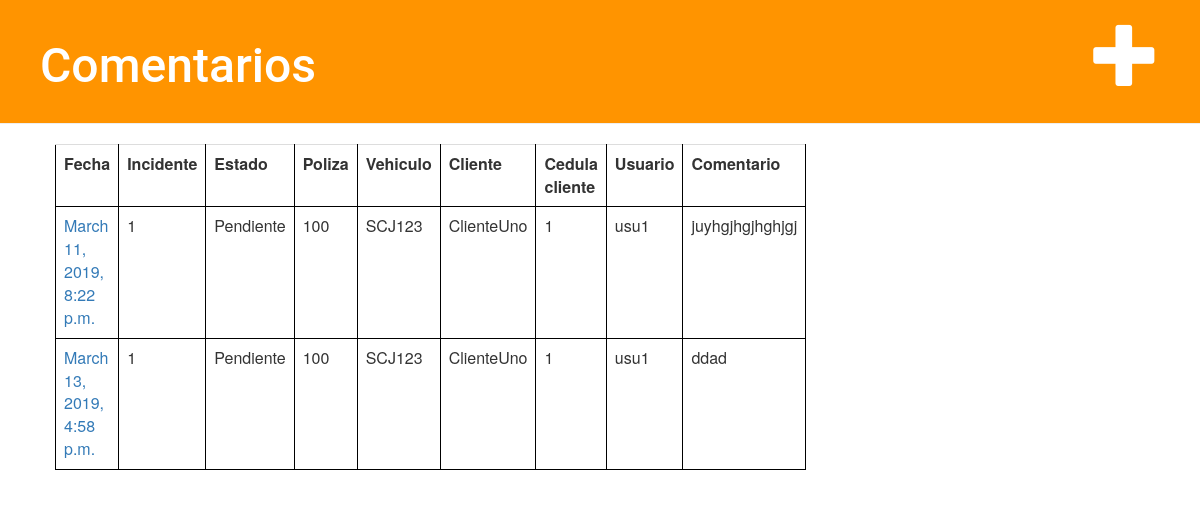
The page /comentario/ on the database as committed earlier.
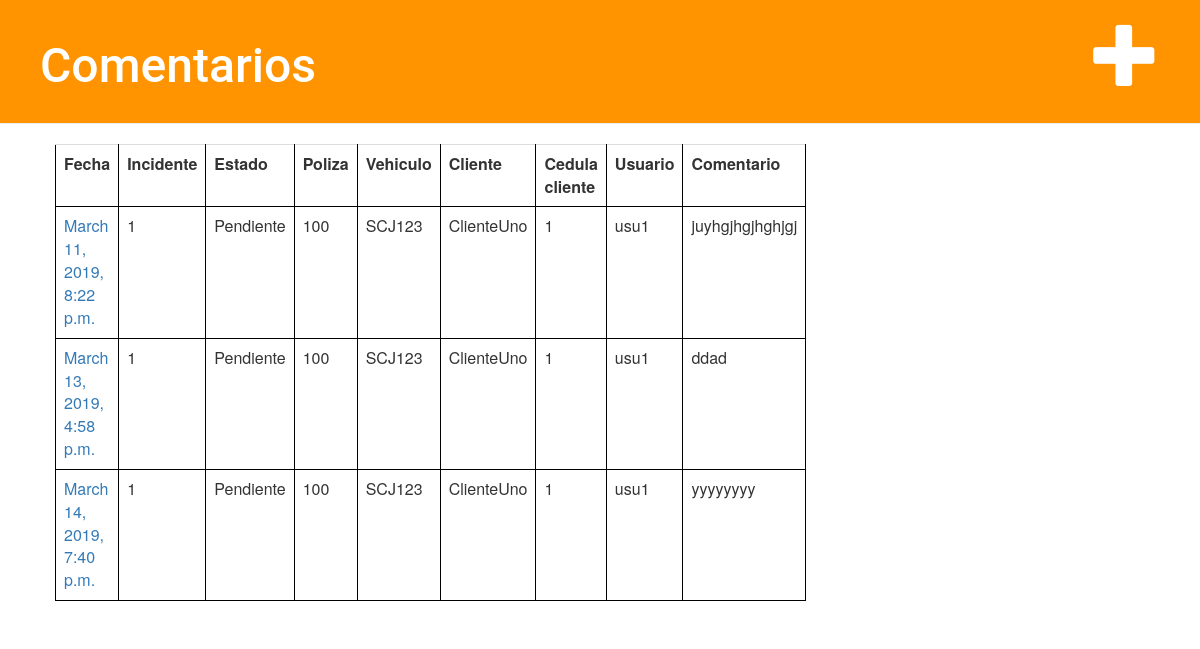
The same page on the database as committed later.
### denuncia/models.py (models this page shows, shortened)
class Comentario(models.Model):
    id = models.AutoField(primary_key=True)
    incidente = models.ForeignKey('Incidente',on_delete=models.CASCADE,)
    comentario = models.TextField(max_length=400)
    fecha =  models.DateTimeField(default=timezone.now)
    usuario = models.CharField(max_length=8)
    unidad_org = models.CharField(max_length=25)

class Incidente(models.Model):
    nro_incidente = models.AutoField(primary_key=True)
    poliza = models.ForeignKey('Poliza',on_delete=models.CASCADE,)
    hay_heridos = models.BooleanField()
    hay_terceros = models.BooleanField()
    fecha_incidente = models.DateTimeField(default=timezone.now)
    estado = models.ForeignKey('Estado',on_delete=models.CASCADE,)
    pro_nombre = models.CharField(max_length=30)
    pro_cedula = models.CharField(max_length=8)
    pro_vto_libreta = models.DateField(null=True, blank=True)
    pro_telefono = models.CharField(max_length=9)
    pro_email = models.EmailField(max_length=35, null=True, blank=True)
    pro_descripción = models.TextField(max_length=500)
    ter_matricula = models.CharField(max_length=7, null=True, blank=True)
    ter_aseguradora = models.CharField(max_length=30, null=True, blank=True)
    ter_propietario = models.BooleanField()
    ter_nombre_conductor = models.CharField(max_length=30, null=True, blank=True)
    ter_cedula_conductor = models.CharField(max_length=8, null=True, blank=True)
    ter_telefono_conductor = models.CharField(max_length=9, null=True, blank=True)
    usuario = models.ForeignKey('Usuario',on_delete=models.CASCADE,)
    fecha_mod = models.DateTimeField(default=timezone.now)

class Estado(models.Model):
    id = models.AutoField(primary_key=True)
    tipo = models.CharField(max_length=10)
    def __str__(self):
        return self.tipo

class Poliza(models.Model):
    nro_poliza = models.CharField(primary_key=True, max_length=8)
    cliente = models.ForeignKey('Cliente',on_delete=models.CASCADE,)
    vehiculo = models.ForeignKey('Vehiculo',on_delete=models.CASCADE,)

class Vehiculo(models.Model):
    matricula = models.CharField(primary_key=True, max_length=7)

class Cliente(models.Model):
    cedula = models.CharField(primary_key=True, max_length=8)
    nombre = models.CharField(max_length=30)
    vehiculo = models.ForeignKey('Vehiculo',on_delete=models.CASCADE,)

class Usuario(models.Model):
    usuario_id  = models.AutoField(primary_key=True)
    nombre = models.CharField(max_length=30)
    usuario = models.CharField(max_length=8)
    clave = models.CharField(max_length=8)

### denuncia/views.py (the view)
# urls.py: path('comentario/', views.comentario_list, name='comentario_list'),
def comentario_list(request):
    comentarios = Comentario.objects.order_by('fecha')
    return render(request, 'comentario/comentario_list.html', {'comentarios': comentarios})

### denuncia/templates/comentario/comentario_list.html
{% extends 'comentario/base.html' %}
{% block content %}
	<table class='table'>
		<tr>
			<th>Fecha</th><th>Incidente</th><th>Estado</th><th>Poliza</th><th>Vehiculo</th><th>Cliente</th><th>Cedula cliente</th><th>Usuario</th><th>Comentario</th>
        </tr>
		{% for comentario in comentarios %}
			<tr>
				<td> <a href="{% url 'comentario_detail' pk=comentario.id %}">{{ comentario.fecha }}</a></td>
				<td>{{comentario.incidente.nro_incidente }} </td>
				<td>{{comentario.incidente.estado}} </td>
				<td>{{comentario.incidente.poliza.nro_poliza }} </td>
				<td>{{comentario.incidente.poliza.vehiculo.matricula }} </td>
				<td>{{comentario.incidente.poliza.cliente.nombre }} </td>
				<td>{{comentario.incidente.poliza.cliente.cedula }} </td>
				<td>{{comentario.incidente.usuario.nombre }} </td>
				<td>{{comentario.comentario }} </td>
			</tr>
		{% endfor %}
	</table>
{% endblock %}

Rows that differ between the two databases and show on the page:
added Comentario: fecha "March 14, 2019, 7:40 p.m.", incidente.nro_incidente "1", incidente.estado "Pendiente", incidente.poliza.nro_poliza "100", incidente.poliza.vehiculo.matricula "SCJ123", incidente.poliza.cliente.nombre "ClienteUno", incidente.poliza.cliente.cedula "1", incidente.usuario.nombre "usu1", comentario "yyyyyyyy"
